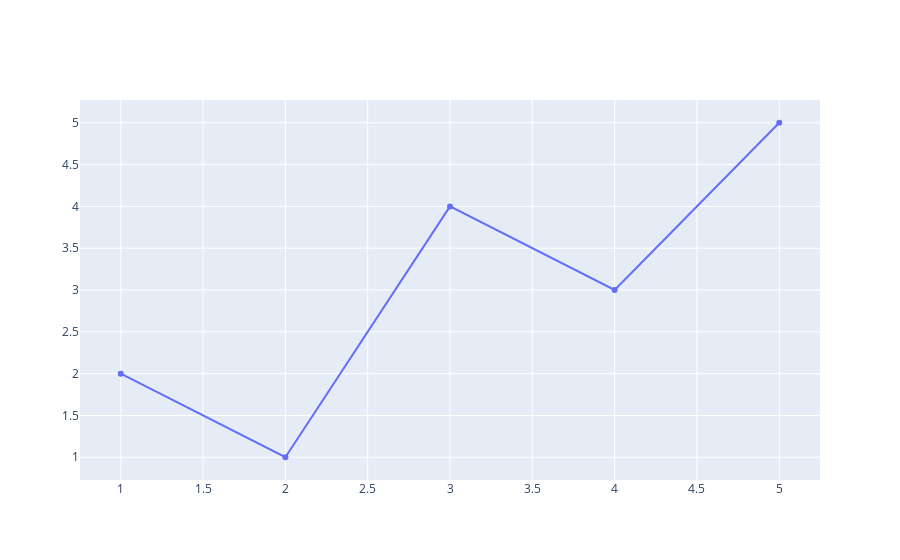

Write notebook code for a chart like this one.
### Code cell
import plotly.graph_objects as go 
#create a simple line chart
fig=go.Figure(data=go.Scatter(x=[1,2,3,4,5], y=[2,1,4,3,5]))
fig.show()

### Figure 1 — Plotly figure (JSON) as saved in the notebook; plotly's stock layout.template omitted (floating-point values rounded to 4 significant figures)
{"data": [{"type": "scatter", "x": [1, 2, 3, 4, 5], "y": [2, 1, 4, 3, 5]}], "layout": {}}
